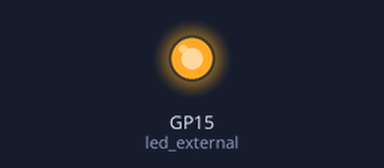
This program was run on a simulated Raspberry Pi Pico running MicroPython. On the bench: output pins drawn as LEDs (lit = HIGH).

Above: at 0.2 s.
At 14.7 s:
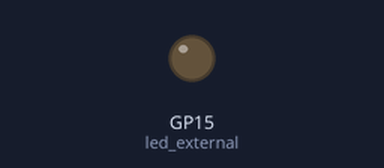
Timing chart, 0 to 15.6 s (numbered marks = the images above):
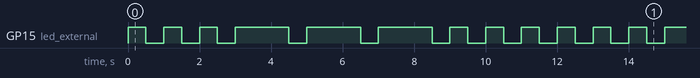

The program:

sos.py
```python
import machine
import utime
led_external = machine.Pin(15, machine.Pin.OUT)
while True:
    led_external.toggle() # dot
    utime.sleep(0.5)
    led_external.toggle() # pause
    utime.sleep(0.5)
    led_external.toggle() # dot
    utime.sleep(0.5)
    led_external.toggle() # pause
    utime.sleep(0.5)
    led_external.toggle() # dot
    utime.sleep(0.5)
    led_external.toggle() # pause
    utime.sleep(0.5)
    led_external.toggle() # dash
    utime.sleep(1.5)
    led_external.toggle() # pause
    utime.sleep(0.5)
    led_external.toggle() # dash
    utime.sleep(1.5)
    led_external.toggle() # pause
    utime.sleep(0.5)
    led_external.toggle() # dash
    utime.sleep(1.5)
    led_external.toggle() # pause
    utime.sleep(0.5)
    led_external.toggle() # dot
    utime.sleep(0.5)
    led_external.toggle() # pause
    utime.sleep(0.5)
    led_external.toggle() # dot
    utime.sleep(0.5)
    led_external.toggle() # pause
    utime.sleep(0.5)
    led_external.toggle() # dot
    utime.sleep(0.5)
    led_external.toggle() # pause
    utime.sleep(0.5)
```

Measured:
- by itself, GP15 (led_external): repeats every 12.0 s: 2 × (LOW 0.50 s, HIGH 0.50 s), 3 × (LOW 0.50 s, HIGH 1.5 s), 4 × (LOW 0.50 s, HIGH 0.50 s)
- by itself, everything shown: repeats every 12.0 s, in 18 steps
